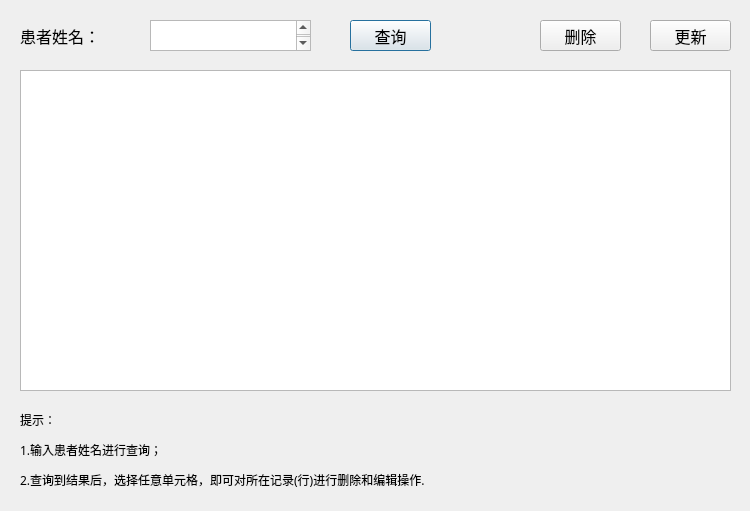
<?xml version="1.0" encoding="UTF-8"?>
<ui version="4.0">
 <class>modifyDialog</class>
 <widget class="QDialog" name="modifyDialog">
  <property name="geometry">
   <rect>
    <x>0</x>
    <y>0</y>
    <width>750</width>
    <height>511</height>
   </rect>
  </property>
  <property name="windowTitle">
   <string>Dialog</string>
  </property>
  <widget class="QLabel" name="label">
   <property name="geometry">
    <rect>
     <x>20</x>
     <y>20</y>
     <width>111</width>
     <height>31</height>
    </rect>
   </property>
   <property name="font">
    <font>
     <family>仿宋</family>
     <pointsize>12</pointsize>
    </font>
   </property>
   <property name="text">
    <string>患者姓名：</string>
   </property>
  </widget>
  <widget class="QTextEdit" name="textEdit">
   <property name="geometry">
    <rect>
     <x>150</x>
     <y>20</y>
     <width>161</width>
     <height>31</height>
    </rect>
   </property>
   <property name="font">
    <font>
     <family>仿宋</family>
     <pointsize>12</pointsize>
    </font>
   </property>
  </widget>
  <widget class="QPushButton" name="pushButton">
   <property name="geometry">
    <rect>
     <x>350</x>
     <y>20</y>
     <width>81</width>
     <height>31</height>
    </rect>
   </property>
   <property name="font">
    <font>
     <family>仿宋</family>
     <pointsize>12</pointsize>
    </font>
   </property>
   <property name="text">
    <string>查询</string>
   </property>
  </widget>
  <widget class="QTableView" name="tableView">
   <property name="geometry">
    <rect>
     <x>20</x>
     <y>70</y>
     <width>711</width>
     <height>321</height>
    </rect>
   </property>
   <property name="font">
    <font>
     <pointsize>10</pointsize>
    </font>
   </property>
  </widget>
  <widget class="QPushButton" name="pushButton_2">
   <property name="geometry">
    <rect>
     <x>540</x>
     <y>20</y>
     <width>81</width>
     <height>31</height>
    </rect>
   </property>
   <property name="font">
    <font>
     <family>仿宋</family>
     <pointsize>12</pointsize>
    </font>
   </property>
   <property name="text">
    <string>删除</string>
   </property>
  </widget>
  <widget class="QPushButton" name="pushButton_3">
   <property name="geometry">
    <rect>
     <x>650</x>
     <y>20</y>
     <width>81</width>
     <height>31</height>
    </rect>
   </property>
   <property name="font">
    <font>
     <family>仿宋</family>
     <pointsize>12</pointsize>
    </font>
   </property>
   <property name="text">
    <string>更新</string>
   </property>
  </widget>
  <widget class="QLabel" name="label_2">
   <property name="geometry">
    <rect>
     <x>20</x>
     <y>400</y>
     <width>711</width>
     <height>101</height>
    </rect>
   </property>
   <property name="font">
    <font>
     <family>宋体</family>
     <pointsize>9</pointsize>
    </font>
   </property>
   <property name="text">
    <string>&lt;html&gt;&lt;head/&gt;&lt;body&gt;&lt;p&gt;提示：&lt;/p&gt;&lt;p&gt;1.输入患者姓名进行查询；&lt;/p&gt;&lt;p&gt;2.查询到结果后，选择任意单元格，即可对所在记录(行)进行删除和编辑操作.&lt;/p&gt;&lt;/body&gt;&lt;/html&gt;</string>
   </property>
  </widget>
 </widget>
 <resources/>
 <connections/>
</ui>
